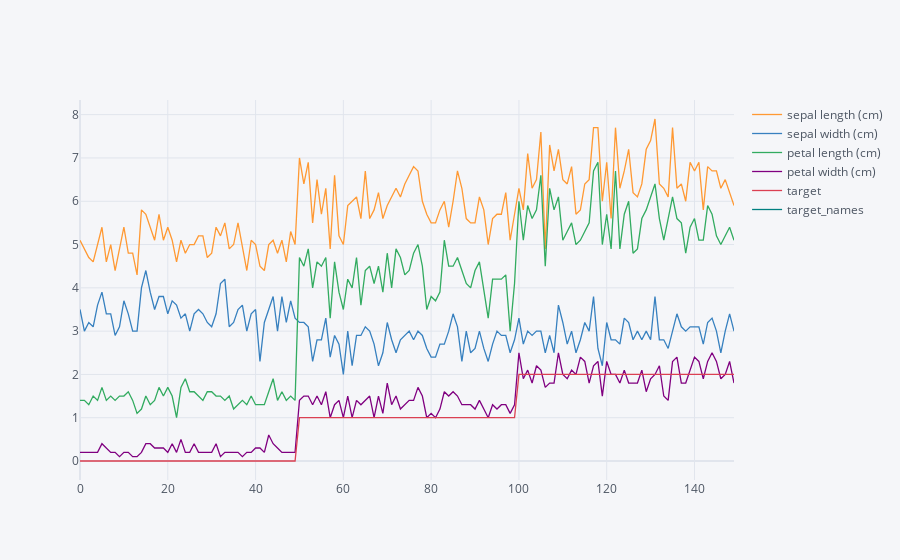

The code cell stored with this chart in its notebook:
### Code cell
df.iplot()

### Figure 1 — Plotly figure (JSON) as saved in the notebook; plotly's stock layout.template omitted (floating-point values rounded to 4 significant figures; data arrays with more than 128 entries replaced by an {"elided": "..."} marker saying what was removed)
{"data": [{"line": {"color": "rgba(255, 153, 51, 1.0)", "dash": "solid", "shape": "linear", "width": 1.3}, "mode": "lines", "name": "sepal length (cm)", "text": "", "type": "scatter", "x": {"elided": "150 int values"}, "y": {"elided": "150 float values"}}, {"line": {"color": "rgba(55, 128, 191, 1.0)", "dash": "solid", "shape": "linear", "width": 1.3}, "mode": "lines", "name": "sepal width (cm)", "text": "", "type": "scatter", "x": {"elided": "150 int values"}, "y": {"elided": "150 float values"}}, {"line": {"color": "rgba(50, 171, 96, 1.0)", "dash": "solid", "shape": "linear", "width": 1.3}, "mode": "lines", "name": "petal length (cm)", "text": "", "type": "scatter", "x": {"elided": "150 int values"}, "y": {"elided": "150 float values"}}, {"line": {"color": "rgba(128, 0, 128, 1.0)", "dash": "solid", "shape": "linear", "width": 1.3}, "mode": "lines", "name": "petal width (cm)", "text": "", "type": "scatter", "x": {"elided": "150 int values"}, "y": {"elided": "150 float values"}}, {"line": {"color": "rgba(219, 64, 82, 1.0)", "dash": "solid", "shape": "linear", "width": 1.3}, "mode": "lines", "name": "target", "text": "", "type": "scatter", "x": {"elided": "150 int values"}, "y": {"elided": "150 int values"}}, {"line": {"color": "rgba(0, 128, 128, 1.0)", "dash": "solid", "shape": "linear", "width": 1.3}, "mode": "lines", "name": "target_names", "text": "", "type": "scatter", "x": {"elided": "150 int values"}, "y": {"elided": "150 str values"}}], "layout": {"legend": {"bgcolor": "#F5F6F9", "font": {"color": "#4D5663"}}, "paper_bgcolor": "#F5F6F9", "plot_bgcolor": "#F5F6F9", "title": {"font": {"color": "#4D5663"}}, "xaxis": {"gridcolor": "#E1E5ED", "showgrid": true, "tickfont": {"color": "#4D5663"}, "title": {"font": {"color": "#4D5663"}, "text": ""}, "zerolinecolor": "#E1E5ED"}, "yaxis": {"gridcolor": "#E1E5ED", "showgrid": true, "tickfont": {"color": "#4D5663"}, "title": {"font": {"color": "#4D5663"}, "text": ""}, "zerolinecolor": "#E1E5ED"}}}
